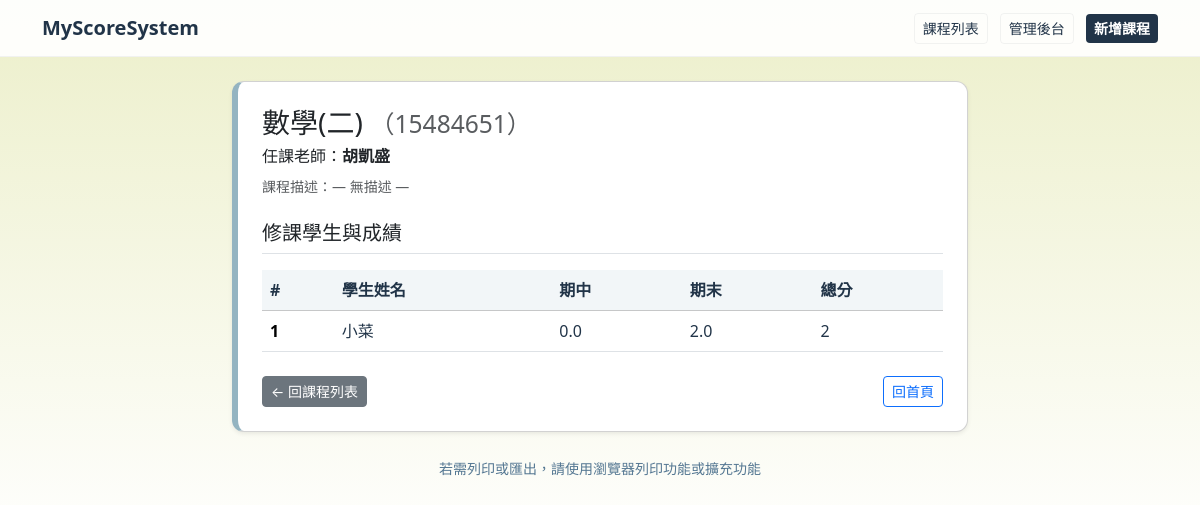
/courses/5/, run on the app's committed database.
### course/models.py (models this page shows, shortened)
class Course(models.Model):
    course_id = models.CharField(max_length=10, verbose_name='課程代碼')
    name = models.CharField(max_length=100, verbose_name='課程名稱')
    teacher = models.CharField(max_length=50, verbose_name='授課教師')
    students = models.ManyToManyField(Student, through='Enrollment')

class Enrollment(models.Model):
    student = models.ForeignKey(Student, on_delete=models.CASCADE, verbose_name='學生')
    course = models.ForeignKey(Course, on_delete=models.CASCADE, verbose_name='課程')
    midterm_score = models.FloatField(verbose_name='期中成績')
    final_score = models.FloatField(verbose_name='期末成績')

class Student(models.Model):
    name = models.CharField(max_length=50, verbose_name='學生姓名')

### course/views.py (the view)
# urls.py: path('courses/<int:course_id>/', views.course_detail, name='course_detail'),
def course_detail(request, course_id):
    course = get_object_or_404(Course, id=course_id)
    enrollments = Enrollment.objects.filter(course=course)
    return render(request, 'course_detail.html', {'course': course, 'enrollments': enrollments})

### templates/course_detail.html (shortened to what this page needs)
{% extends 'base.html' %}
{% block content %}
    <div class="row">
        <div class="col-lg-8 mx-auto">
            <div class="card course-card shadow-sm mb-4 accent-left">
                <div class="card-body">
                    <h3 class="card-title mb-1">
                        {{ course.name }} <small class="text-muted">（{{ course.course_id }}）</small>
                    </h3>
                    <p class="mb-2">任課老師：<strong>{{ course.teacher }}</strong></p>
                    <p class="text-muted small mb-3">課程描述：{% if course.description %}{{ course.description }}{% else %}— 無描述 —{% endif %}</p>
                    <h5 class="mt-4 mb-3 border-bottom pb-2">修課學生與成績</h5>
                    <div class="table-responsive">
                        <table class="table table-hover align-middle mb-0">
                            <thead class="table-light">
                                <tr>
                                    <th scope="col">#</th>
                                    <th scope="col">學生姓名</th>
                                    <th scope="col">期中</th>
                                    <th scope="col">期末</th>
                                    <th scope="col">總分</th>
                                </tr>
                            </thead>
                            <tbody>
                                {% for e in enrollments %}
                                <tr>
                                    <th scope="row">{{ forloop.counter }}</th>
                                    <td>{{ e.student.name }}</td>
                                    <td>{{ e.midterm_score }}</td>
                                    <td>{{ e.final_score }}</td>
                                    <td>{{ e.midterm_score|add:e.final_score }}</td>
                                </tr>
                                {% empty %}
                                <tr>
                                    <td colspan="5" class="text-center text-muted py-3">目前尚無學生修課或尚未輸入成績。</td>
                                </tr>
                                {% endfor %}
                            </tbody>
                        </table>
                    </div>
                    <div class="d-flex justify-content-between mt-4">
                        <a class="btn btn-secondary btn-sm" href="{% url 'course_list' %}">← 回課程列表</a>
                        <a class="btn btn-outline-primary btn-sm" href="/">回首頁</a>
                    </div>
                </div>
            </div>
            <footer class="text-center mt-3 mb-4"><small>若需列印或匯出，請使用瀏覽器列印功能或擴充功能</small></footer>
        </div>
    </div>
{% endblock %}

### templates/base.html (style rules this page uses)
:root { --bg-light: #ECEFCA; --bg-2: #ffffff; --surface: #94B4C1; --btn-deep: #213448; --btn-dark: #547792; --text: #213448; --muted: #547792; }
html,body { height:100%; }
body { font-family: "Noto Sans TC", system-ui, -apple-system, "Segoe UI", Roboto, Arial, "Helvetica Neue", sans-serif; background: linear-gradient(180deg, var(--bg-light) 0%, var(--bg-2) 70%); color: var(--text); -webkit-font-smoothing:antialiased; -moz-osx-font-smoothing:grayscale; }
.card { border-radius:12px; box-shadow: 0 8px 24px rgba(33,52,72,0.05); }
.card .card-body { padding:1.5rem; }
.accent-left { border-left:6px solid var(--surface); }
table.table thead th { background: rgba(148,180,193,0.12); color: var(--btn-deep); }
table.table tbody td { color: var(--text); }
footer small { color: var(--muted); }

### data on the page
Course: name "數學(二)", course_id "15484651", teacher "胡凱盛"
Enrollment: student.name "小菜", midterm_score "0.0", final_score "2.0", midterm_score|add "2"
